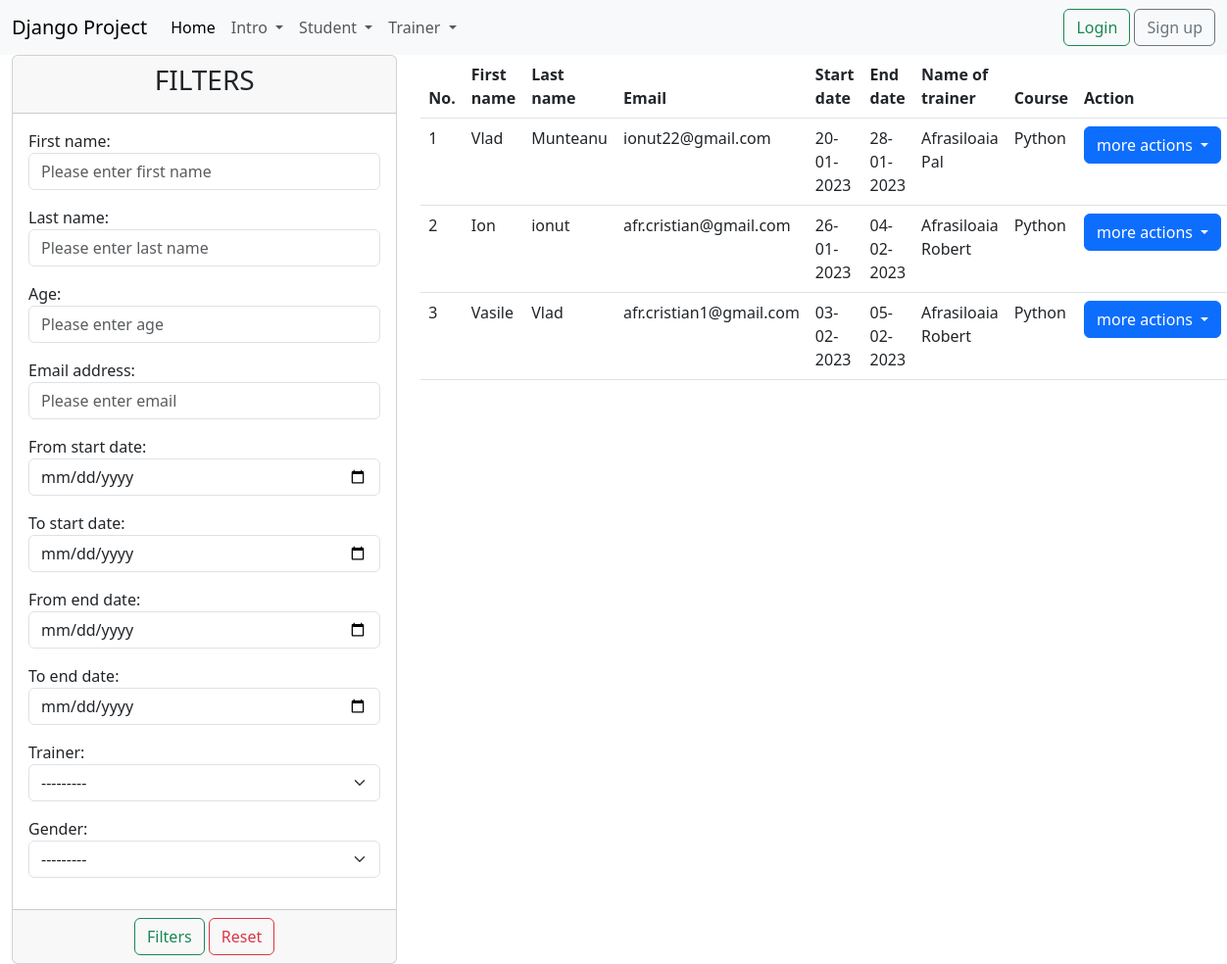
The page /list_of_students/ on the database as committed earlier.
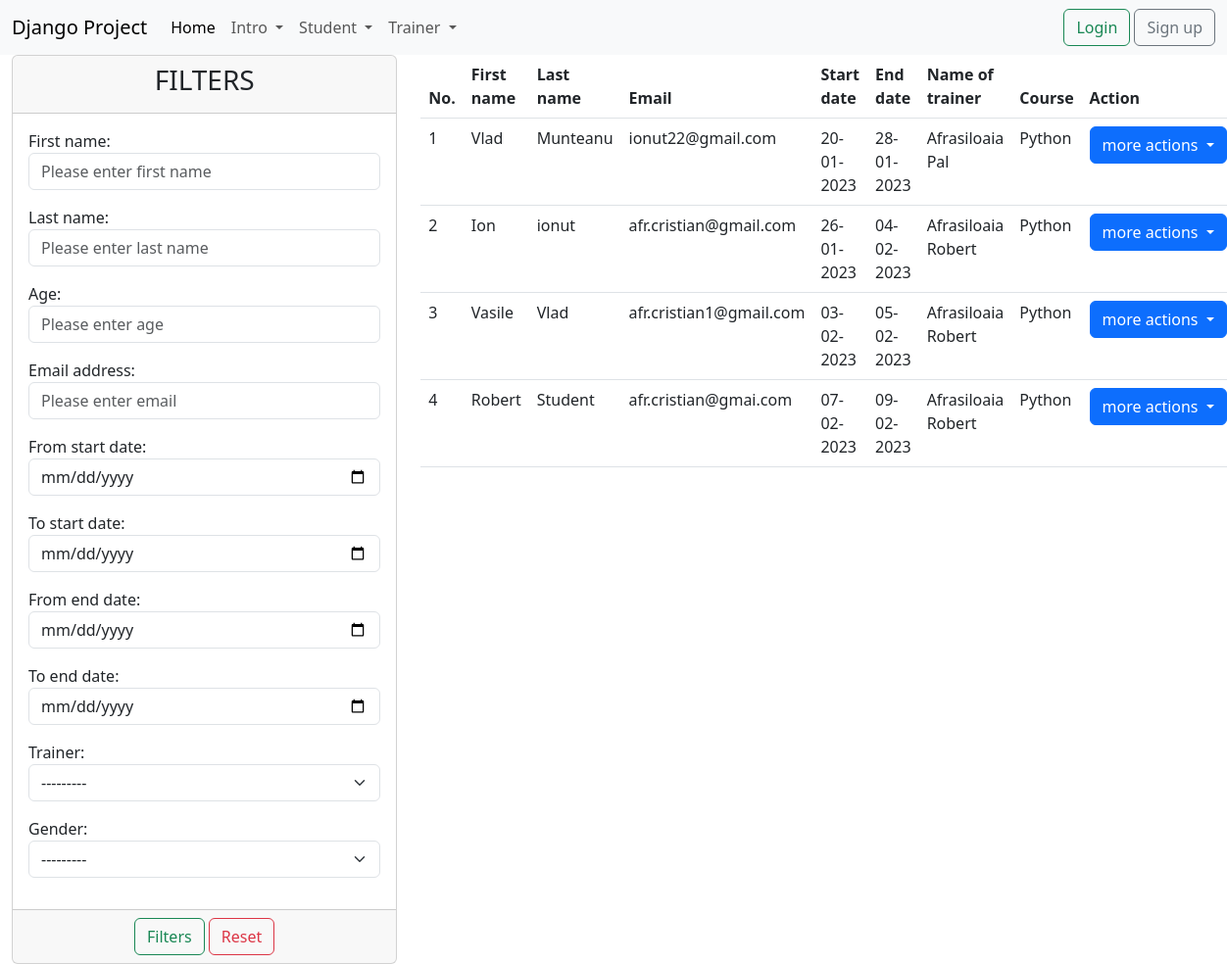
The same page on the database as committed later.
### trainer/models.py (models this page shows)
class Trainer(models.Model):
    first_name = models.CharField(max_length=20)
    last_name = models.CharField(max_length=20)
    course = models.CharField(max_length=50)
    description = models.TextField(max_length=300)
    start_date = models.DateField()
    end_date = models.DateField()
    active = models.BooleanField(default=True)
    created_at = models.DateTimeField(auto_now_add=True)
    updated_at = models.DateTimeField(auto_now=True)
    def __str__(self):
        return f'{self.first_name} {self.last_name}'

### student/models.py (models this page shows)
class Student(models.Model):
    gender_opstion = (('male', 'Male'), ('female', 'Female'))
    first_name = models.CharField(max_length=20)
    last_name = models.CharField(max_length=20)
    age = models.IntegerField()
    email = models.EmailField(max_length=50)
    description = models.TextField(max_length=300)
    start_date = models.DateField()
    end_date = models.DateField()
    gender = models.CharField(max_length=6, choices=gender_opstion )
    active = models.BooleanField(default=True)
    trainer = models.ForeignKey(Trainer, on_delete=models.CASCADE, null=True)
    created_at = models.DateTimeField(auto_now_add=True)
    updated_at = models.DateTimeField(auto_now=True)
    def __str__(self):
        return f'{self.first_name} {self.last_name}'

### student/views.py (the view)
# urls.py: path('list_of_students/', views.StudentListView.as_view(), name='list-of-students'),
class StudentListView(ListView):
    template_name = 'student/list_of_students.html'
    model = Student
    context_object_name = 'students' # Student.objects.all()
    def get_queryset(self):
        return Student.objects.filter(active=True)
    def get_context_data(self, **kwargs):
        data = super(StudentListView, self).get_context_data(**kwargs)
        all_students = Student.objects.filter(active=True)
        myFilter = StudentFilter(self.request.GET, queryset=all_students)
        data['students'] = myFilter.qs
        data['filters'] = myFilter.form
        return data

### templates/student/list_of_students.html (shortened to what this page needs)
{% extends 'base.html' %}
{% block content %}
    <div class="container-fluid">
        <div class="row">
            <div class="col-md-4">
                <div class="card">
                    <div class="card-header">
                        <h3 class="text-center">FILTERS</h3>
                    </div>
                    <form method="get">
                        <div class="card-body">
                            {{ filters.as_p }}
                        </div>
                        <div class="card-footer text-center">
                            <button type="submit" class="btn btn-outline-success"> Filters</button>
                            <a href="{% url 'list-of-students' %}" class="btn btn-outline-danger"> Reset</a>
                        </div>
                    </form>
                </div>
            </div>
            <div class="col-md-8">
                <table class="table">
                    <thead>
                    <tr>
                        <th>No.</th>
                        <th>First name</th>
                        <th>Last name</th>
                        <th>Email</th>
                        <th>Start date</th>
                        <th>End date</th>
                        <th>Name of trainer</th>
                        <th>Course</th>
                        <th>Action</th>
                    </tr>
                    </thead>
                    <tbody>
                    {% for student in students %}
                        <tr>
                            <td>{{ forloop.counter }}</td>
                            <td>{{ student.first_name }}</td>
                            <td>{{ student.last_name }}</td>
                            <td>{{ student.email }}</td>
                            <td>{{ student.start_date|date:"d-m-Y" }}</td>
                            <td>{{ student.end_date|date:"d-m-Y" }}</td>
                            <td>
                                {% if student.trainer %}
                                    {{ student.trainer.first_name }} {{ student.trainer.last_name }}
                                {% else %}
                                    No trainer
                                {% endif %}
                            </td>
                            <td>
                                {% if student.trainer.course %}
                                    {{ student.trainer.course }}
                                {% else %}
                                    No course
                                {% endif %}
                            </td>
                            <td>
                                <div class="dropdown">
                                    <button class="btn btn-primary dropdown-toggle" type="button"
                                            data-bs-toggle="dropdown" aria-expanded="false">
                                        more actions
                                    </button>
                                </div>
                            </td>
                        </tr>
                    {% endfor %}
                    </tbody>
                </table>
            </div>
        </div>
    </div>
{% endblock %}

### templates/base.html (shortened to what this page needs)
{% load static %}
<!DOCTYPE html>
<html lang="en">
<head>
    <link href="https://cdn.jsdelivr.net/npm/bootstrap@5.3.0-alpha1/dist/css/bootstrap.min.css" rel="stylesheet">
    <link href="{% static 'css/my_style.css' %}" rel="stylesheet">
</head>
<body>
{% include 'navbar.html' %}
{% block content %}
{% endblock %}
</body>
</html>

### templates/navbar.html (shortened to what this page needs)
<nav class="navbar navbar-expand-lg bg-body-tertiary">
    <div class="container-fluid">
        <a class="navbar-brand" href="{% url 'home' %}">Django Project</a>
        <div class="collapse navbar-collapse" id="navbarSupportedContent">
            <ul class="navbar-nav me-auto mb-2 mb-lg-0">
                <li class="nav-item">
                    <a class="nav-link active" aria-current="page" href="{% url 'home' %}">Home</a>
                </li>
                <li class="nav-item dropdown">
                    <a class="nav-link dropdown-toggle" href="#" role="button" data-bs-toggle="dropdown"
                       aria-expanded="false">
                        Intro
                    </a>
                </li>
                <li class="nav-item dropdown">
                    <a class="nav-link dropdown-toggle" href="#" role="button" data-bs-toggle="dropdown"
                       aria-expanded="false">
                        Student
                    </a>
                </li>
                <li class="nav-item dropdown">
                    <a class="nav-link dropdown-toggle" href="#" role="button" data-bs-toggle="dropdown"
                       aria-expanded="false">
                        Trainer
                    </a>
                </li>
            </ul>
            {% if user.is_authenticated is False %}
                <div>
                    <a href="{% url 'login' %}" class="btn btn-outline-success">Login</a>
                    <a href="{% url 'create-user' %}" class="btn btn-outline-secondary">Sign up</a>
                </div>
            {% endif %}
        </div>
    </div>
</nav>

Rows that differ between the two databases and show on the page:
added Student: first_name "Robert", last_name "Student", email "afr.cristian@gmai.com", start_date "07-02-2023", end_date "09-02-2023", trainer.first_name "Afrasiloaia", trainer.last_name "Robert", trainer.course "Python"
